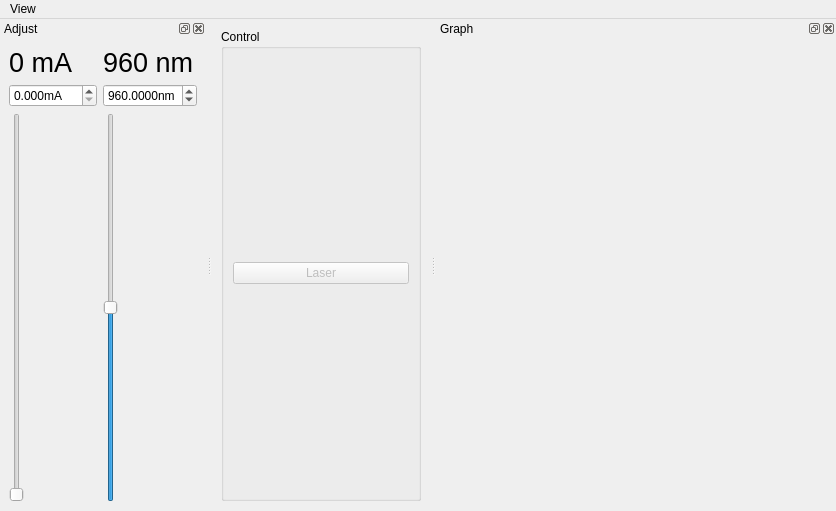
<?xml version="1.0" encoding="UTF-8"?>
<ui version="4.0">
 <class>MainWindow</class>
 <widget class="QMainWindow" name="MainWindow">
  <property name="geometry">
   <rect>
    <x>0</x>
    <y>0</y>
    <width>730</width>
    <height>511</height>
   </rect>
  </property>
  <property name="windowTitle">
   <string>Qudi: Laser</string>
  </property>
  <widget class="QWidget" name="centralwidget">
   <layout class="QGridLayout" name="gridLayout">
    <item row="0" column="0">
     <widget class="QGroupBox" name="groupBox">
      <property name="enabled">
       <bool>true</bool>
      </property>
      <property name="sizePolicy">
       <sizepolicy hsizetype="Fixed" vsizetype="Preferred">
        <horstretch>0</horstretch>
        <verstretch>0</verstretch>
       </sizepolicy>
      </property>
      <property name="minimumSize">
       <size>
        <width>200</width>
        <height>0</height>
       </size>
      </property>
      <property name="maximumSize">
       <size>
        <width>16777215</width>
        <height>472</height>
       </size>
      </property>
      <property name="baseSize">
       <size>
        <width>200</width>
        <height>0</height>
       </size>
      </property>
      <property name="title">
       <string>Control</string>
      </property>
      <layout class="QVBoxLayout" name="verticalLayout">
       <item>
        <widget class="QPushButton" name="laserButton">
         <property name="enabled">
          <bool>false</bool>
         </property>
         <property name="sizePolicy">
          <sizepolicy hsizetype="Preferred" vsizetype="Fixed">
           <horstretch>0</horstretch>
           <verstretch>0</verstretch>
          </sizepolicy>
         </property>
         <property name="text">
          <string>Laser</string>
         </property>
         <property name="checkable">
          <bool>true</bool>
         </property>
         <property name="checked">
          <bool>false</bool>
         </property>
         <property name="default">
          <bool>false</bool>
         </property>
        </widget>
       </item>
      </layout>
     </widget>
    </item>
   </layout>
  </widget>
  <widget class="QMenuBar" name="menubar">
   <property name="geometry">
    <rect>
     <x>0</x>
     <y>0</y>
     <width>730</width>
     <height>21</height>
    </rect>
   </property>
   <widget class="QMenu" name="menuMenu">
    <property name="title">
     <string>View</string>
    </property>
    <addaction name="actionShow_Graph"/>
    <addaction name="actionShow_Controls"/>
    <addaction name="actionReset_View"/>
    <addaction name="actionClose"/>
   </widget>
   <addaction name="menuMenu"/>
  </widget>
  <widget class="QDockWidget" name="adjustDockWidget">
   <property name="windowTitle">
    <string>Adjust</string>
   </property>
   <attribute name="dockWidgetArea">
    <number>1</number>
   </attribute>
   <widget class="QWidget" name="dockWidgetContents_2">
    <layout class="QGridLayout" name="gridLayout_2">
     <item row="3" column="0">
      <widget class="QSlider" name="setValueVerticalSlider">
       <property name="minimum">
        <number>0</number>
       </property>
       <property name="maximum">
        <number>167</number>
       </property>
       <property name="orientation">
        <enum>Qt::Vertical</enum>
       </property>
      </widget>
     </item>
     <item row="3" column="2">
      <widget class="QSlider" name="setWavelengthVerticalSlider">
       <property name="minimum">
        <number>955</number>
       </property>
       <property name="maximum">
        <number>965</number>
       </property>
       <property name="value">
        <number>960</number>
       </property>
       <property name="orientation">
        <enum>Qt::Vertical</enum>
       </property>
       <property name="tickPosition">
        <enum>QSlider::NoTicks</enum>
       </property>
      </widget>
     </item>
     <item row="1" column="2">
      <widget class="QDoubleSpinBox" name="setWavelengthDoubleSpinBox">
       <property name="suffix">
        <string>nm</string>
       </property>
       <property name="decimals">
        <number>4</number>
       </property>
       <property name="minimum">
        <double>955.000000000000000</double>
       </property>
       <property name="maximum">
        <double>965.000000000000000</double>
       </property>
       <property name="singleStep">
        <double>0.010000000000000</double>
       </property>
       <property name="value">
        <double>960.000000000000000</double>
       </property>
      </widget>
     </item>
     <item row="0" column="2">
      <widget class="QLabel" name="wavelengthLabel">
       <property name="font">
        <font>
         <pointsize>20</pointsize>
        </font>
       </property>
       <property name="text">
        <string>960 nm</string>
       </property>
       <property name="scaledContents">
        <bool>true</bool>
       </property>
      </widget>
     </item>
     <item row="0" column="0" colspan="2">
      <widget class="QLabel" name="currentLabel">
       <property name="font">
        <font>
         <pointsize>20</pointsize>
        </font>
       </property>
       <property name="text">
        <string>0 mA</string>
       </property>
       <property name="scaledContents">
        <bool>true</bool>
       </property>
      </widget>
     </item>
     <item row="1" column="0" colspan="2">
      <widget class="ScienDSpinBox" name="setValueDoubleSpinBox">
       <property name="suffix">
        <string>mA</string>
       </property>
       <property name="decimals">
        <number>3</number>
       </property>
       <property name="maximum">
        <double>167.000000000000000</double>
       </property>
      </widget>
     </item>
    </layout>
   </widget>
  </widget>
  <widget class="QDockWidget" name="plotDockWidget">
   <property name="sizePolicy">
    <sizepolicy hsizetype="Expanding" vsizetype="Preferred">
     <horstretch>1</horstretch>
     <verstretch>0</verstretch>
    </sizepolicy>
   </property>
   <property name="minimumSize">
    <size>
     <width>400</width>
     <height>50</height>
    </size>
   </property>
   <property name="baseSize">
    <size>
     <width>400</width>
     <height>0</height>
    </size>
   </property>
   <property name="windowTitle">
    <string>Graph</string>
   </property>
   <attribute name="dockWidgetArea">
    <number>2</number>
   </attribute>
   <widget class="QWidget" name="pwContainer">
    <property name="sizePolicy">
     <sizepolicy hsizetype="Expanding" vsizetype="Preferred">
      <horstretch>0</horstretch>
      <verstretch>0</verstretch>
     </sizepolicy>
    </property>
    <layout class="QGridLayout" name="gridLayout_3"/>
   </widget>
  </widget>
  <action name="actionClose">
   <property name="icon">
    <iconset>
     <normaloff>../../artwork/icons/oxygen/22x22/application-exit.png</normaloff>../../artwork/icons/oxygen/22x22/application-exit.png</iconset>
   </property>
   <property name="text">
    <string>Close</string>
   </property>
  </action>
  <action name="actionShow_Graph">
   <property name="checkable">
    <bool>true</bool>
   </property>
   <property name="checked">
    <bool>true</bool>
   </property>
   <property name="text">
    <string>Show Graph</string>
   </property>
  </action>
  <action name="actionShow_Controls">
   <property name="checkable">
    <bool>true</bool>
   </property>
   <property name="checked">
    <bool>true</bool>
   </property>
   <property name="text">
    <string>Show Controls</string>
   </property>
  </action>
  <action name="actionReset_View">
   <property name="text">
    <string>Reset View</string>
   </property>
  </action>
 </widget>
 <customwidgets>
  <customwidget>
   <class>ScienDSpinBox</class>
   <extends>QDoubleSpinBox</extends>
   <header>qtwidgets.scientific_spinbox.h</header>
  </customwidget>
 </customwidgets>
 <resources/>
 <connections>
  <connection>
   <sender>actionClose</sender>
   <signal>triggered()</signal>
   <receiver>MainWindow</receiver>
   <slot>close()</slot>
   <hints>
    <hint type="sourcelabel">
     <x>-1</x>
     <y>-1</y>
    </hint>
    <hint type="destinationlabel">
     <x>263</x>
     <y>299</y>
    </hint>
   </hints>
  </connection>
  <connection>
   <sender>actionShow_Graph</sender>
   <signal>toggled(bool)</signal>
   <receiver>plotDockWidget</receiver>
   <slot>setVisible(bool)</slot>
   <hints>
    <hint type="sourcelabel">
     <x>-1</x>
     <y>-1</y>
    </hint>
    <hint type="destinationlabel">
     <x>578</x>
     <y>300</y>
    </hint>
   </hints>
  </connection>
  <connection>
   <sender>actionShow_Controls</sender>
   <signal>toggled(bool)</signal>
   <receiver>adjustDockWidget</receiver>
   <slot>setVisible(bool)</slot>
   <hints>
    <hint type="sourcelabel">
     <x>-1</x>
     <y>-1</y>
    </hint>
    <hint type="destinationlabel">
     <x>51</x>
     <y>300</y>
    </hint>
   </hints>
  </connection>
 </connections>
</ui>
